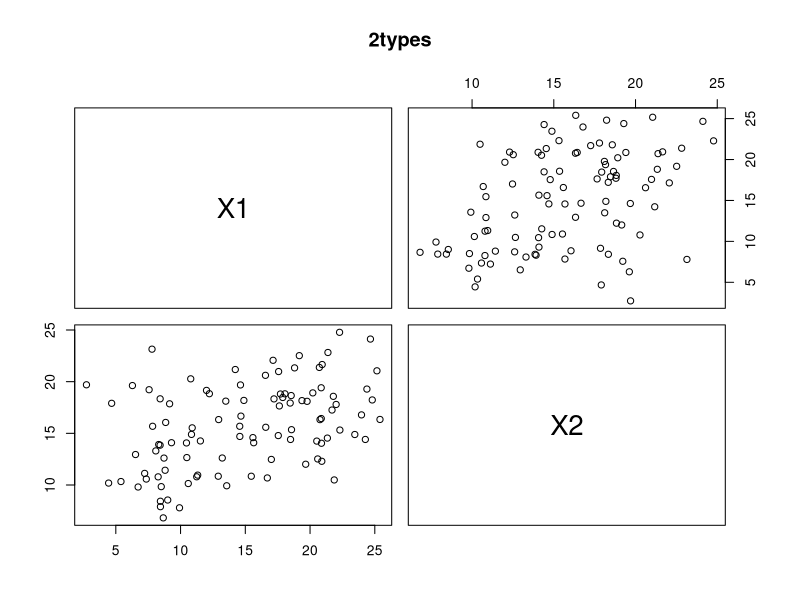

Generate this figure with R:
library(e1071)

# train

X1 = c(rnorm(50, mean = 10, sd = 4), rnorm(50, mean = 20, sd = 3))
X2 = c(rnorm(50, mean = 14, sd = 4), rnorm(50, mean = 18, sd = 3))
TYPE = c(rep.int("1", 50), rep.int("2", 50))

f = data.frame(X1, X2, TYPE)

pairs(f[1:2], main = "2types", pch = 21, bg=c("red", "blue")[unclass(f$TYPE)])

classifier <- naiveBayes(f[,-3], f$TYPE)


# test
set.seed(14261)

X1 = c(rnorm(50, mean = 10, sd = 4), rnorm(50, mean = 20, sd = 3))
X2 = c(rnorm(50, mean = 14, sd = 4), rnorm(50, mean = 18, sd = 3))
TYPE = c(rep.int("1", 50), rep.int("2", 50))



f_test = data.frame(X1, X2, TYPE)

print(f_test)

predictedd = predict(classifier, f_test[,-3]) 

print(classifier)

table(predictedd) 
table(f_test$TYPE)

table(predictedd, f_test$TYPE)

